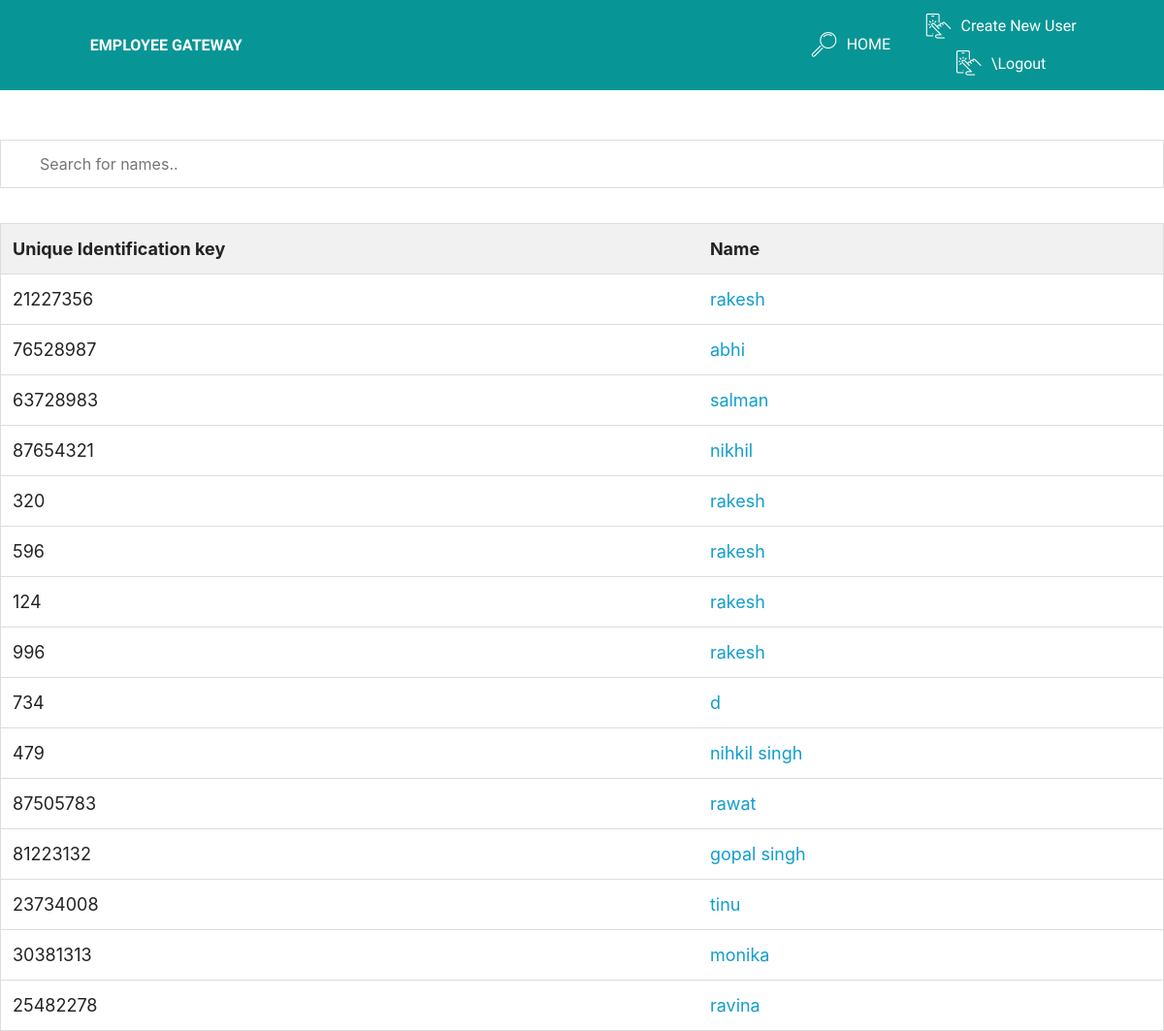
Page /list/ (signed in) on the committed database.
### Gateway/models.py (models this page shows)
class UniqueIdentityDetails(models.Model):
  name =  models.CharField(max_length=50, blank=True, null=True)
  DOB =  models.PositiveIntegerField(blank=True, null=True)
  unique_id = models.PositiveIntegerField(blank=True, null=True)
  gender = models.CharField(max_length=50, blank=True, null=True)
  residential_address = models.CharField(max_length=1000, blank=True, null=True)

### Gateway/views.py (the view)
# urls.py: url(r'^list/', views.EmployeeIdentificationNoListView.as_view(), name="employeelist"),
class EmployeeIdentificationNoListView(ListView):
    template_name  = "Employee/EmployeeIdentification-list.html"
    model = UniqueIdentityDetails
    fields=('name', 'pk')
    @method_decorator(login_required(login_url='/gateway/login/'))
    def dispatch(self, request, *args, **kwargs):
        print(request.user)
        global username
        username = request.user
        print("check")
        return super(EmployeeIdentificationNoListView, self).dispatch(request, *args, **kwargs)
    def get_context_data(self, **kwargs):
        context = super(EmployeeIdentificationNoListView, self).get_context_data(**kwargs)
        context['Attributes'] = UniqueIdentityDetails.objects.all()
        return context

### Gateway/models.py (called while the page is built)
    def __str__(self):
        return self.email

### templates/Employee/EmployeeIdentification-list.html (shortened to what this page needs)
<!DOCTYPE html>
<html >
<head>
  {% load staticfiles %}
<link href="//maxcdn.bootstrapcdn.com/bootstrap/4.0.0/css/bootstrap.min.css" rel="stylesheet" id="bootstrap-css">
  <link rel="stylesheet" href="{% static '/web/assets/mobirise-icons/mobirise-icons.css' %}">
  <link rel="stylesheet" href="{% static 'tether/tether.min.css' %}">
  <link rel="stylesheet" href="{% static '/bootstrap/css/bootstrap.min.css' %}">
  <link rel="stylesheet" href="{% static '/bootstrap/css/bootstrap-grid.min.css' %}">
  <link rel="stylesheet" href="{% static 'bootstrap/css/bootstrap-reboot.min.css' %}">
  <link rel="stylesheet" href="{% static 'dropdown/css/style.css' %}">
  <link rel="stylesheet" href="{% static 'theme/css/style.css' %}">
  <link rel="stylesheet" href="{% static 'mobirise/css/mbr-additional.css' %}" type="text/css">
</head>
<body>
<section class="menu cid-rjijTCVSWR" once="menu" id="menu1-9">
    <nav class="navbar navbar-expand beta-menu navbar-dropdown align-items-center navbar-fixed-top navbar-toggleable-sm">
        <div class="menu-logo">
            <div class="navbar-brand">
                <span class="navbar-caption-wrap"><a class="navbar-caption text-white display-4" href="adminHomeList.html">EMPLOYEE GATEWAY</a></span>
            </div>
        </div>
        <div class="collapse navbar-collapse" id="navbarSupportedContent">
            <ul class="navbar-nav nav-dropdown nav-right" data-app-modern-menu="true"><li class="nav-item">
                    <a class="nav-link link text-white display-4" href="{% url 'Gateway:homy' %}">
                        <span class="mbri-search mbr-iconfont mbr-iconfont-btn"></span>HOME &nbsp; &nbsp;</a>
                </li><li class="nav-item">
                  <a class="nav-link link text-white display-4" href="{% url 'Gateway:govtcreatetemplate' %}"><span class="mbri-touch mbr-iconfont mbr-iconfont-btn"></span>Create New User</a>
                  <a class="nav-link link text-white display-4" href="http://127.0.0.1:8000/logouts"><span class="mbri-touch mbr-iconfont mbr-iconfont-btn"></span>\Logout</a>
                </li></ul>
        </div>
    </nav>
</section>
<br><br><br><br><br><br>
</body>
</html>
{% block body_block %}
    <input type="text" id="myInput" onkeyup="myFunction()" placeholder="Search for names..">
<table id="myTable">
  <tr class="header">
    <th style="width:60%;">Unique Identification key</th>
    <th style="width:40%;">Name</th>
  </tr>
  {% for attr in Attributes %}
  <tr>
    <td>{{attr.unique_id}}</td>
    <td><a href="{% url 'Gateway:detail' pk=attr.pk  %} ">{{attr.name}} </a></td>
  </tr>
  {% endfor %}
</table>
{% endblock %}

### static/dropdown/css/style.css (style rules this page uses)
.navbar-dropdown { left: 0; padding: 0; position: absolute; right: 0; top: 0; transition: all 0.45s ease; z-index: 1030; background: #282828; }
.navbar-dropdown .navbar-caption { font-weight: 700; white-space: normal; vertical-align: -4px; line-height: 3.125rem !important; }
.navbar-dropdown .navbar-caption, .navbar-dropdown .navbar-caption:hover { color: inherit; text-decoration: none; }
.navbar-dropdown.navbar-fixed-top { position: fixed; }
.navbar-dropdown .navbar-brand span { vertical-align: -4px; }
.nav-dropdown { font-size: 0.75rem; font-weight: 500; height: auto !important; }
.nav-dropdown .link { margin: .667em 1.667em; font-weight: 500; padding: 0; transition: color .2s ease-in-out; }
.nav-dropdown .link::after, .nav-dropdown .dropdown-item::after { color: inherit; }

### static/theme/css/style.css (style rules this page uses)
section { background-color: #ffffff; }
section, .container, .container-fluid { position: relative; word-wrap: break-word; }
a { font-style: normal; font-weight: 400; cursor: pointer; }
a, a:hover { text-decoration: none; }
body { color: #232323; }
h1, h2, h3, h4, h5, h6, .h1, .h2, .h3, .h4, .h5, .h6, .display-1, .display-2, .display-3, .display-4 { line-height: 1; word-break: break-word; word-wrap: break-word; }
body { position: relative; }
section { background-position: 50% 50%; background-repeat: no-repeat; background-size: cover; }
.menu .navbar-brand { display: -webkit-flex; }
.menu .navbar-brand span { display: flex; display: -webkit-flex; }
.menu .navbar-brand .navbar-caption-wrap { display: -webkit-flex; }
@media (min-width: 992px) { .menu .navbar-nav.nav-dropdown { display: -webkit-flex; } }
@media (min-width: 992px) { .menu .navbar-toggleable-sm .navbar-collapse { display: -webkit-flex !important; } }
.navbar { display: -webkit-flex; -webkit-flex-wrap: wrap; -webkit-align-items: center; -webkit-justify-content: space-between; }
.navbar-collapse { -webkit-flex-basis: 100%; -webkit-flex-grow: 1; -webkit-align-items: center; }
.nav-dropdown .link { padding: .667em 1.667em !important; margin: 0 !important; }

### templates/Employee/EmployeeIdentification-list.html (style rules this page uses)
table { width:100%; }
#myInput { background-image: url('/css/searchicon.png'); background-position: 10px 12px; background-repeat: no-repeat; width: 100%; font-size: 16px; padding: 12px 20px 12px 40px; border: 1px solid #ddd; margin-bottom: 12px; }
#myTable { border-collapse: collapse; width: 100%; border: 1px solid #ddd; font-size: 18px; }
#myTable th, #myTable td { text-align: left; padding: 12px; }
#myTable tr { border-bottom: 1px solid #ddd; }
#myTable tr.header, #myTable tr:hover { background-color: #f1f1f1; }

### rows in the picture
UniqueIdentityDetails: unique_id "21227356", name "rakesh"
UniqueIdentityDetails: unique_id "76528987", name "abhi"
UniqueIdentityDetails: unique_id "63728983", name "salman"
UniqueIdentityDetails: unique_id "87654321", name "nikhil"
UniqueIdentityDetails: unique_id "320", name "rakesh"
UniqueIdentityDetails: unique_id "596", name "rakesh"
UniqueIdentityDetails: unique_id "124", name "rakesh"
UniqueIdentityDetails: unique_id "996", name "rakesh"
UniqueIdentityDetails: unique_id "734", name "d"
UniqueIdentityDetails: unique_id "479", name "nihkil singh"
UniqueIdentityDetails: unique_id "87505783", name "rawat"
UniqueIdentityDetails: unique_id "81223132", name "gopal singh"
UniqueIdentityDetails: unique_id "23734008", name "tinu"
UniqueIdentityDetails: unique_id "30381313", name "monika"
UniqueIdentityDetails: unique_id "25482278", name "ravina"
